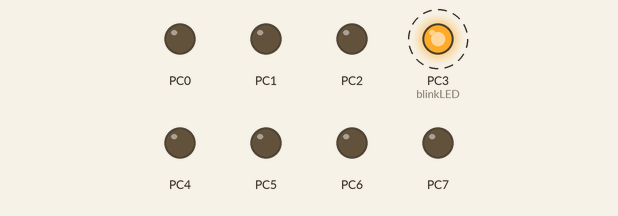
Recording of a program running on a simulated ATmega328P, built with avr-gcc and emulated at 1 MHz. On the bench: output pins drawn as LEDs (lit = HIGH). Dashed ring = blinking.

Above: at 0.2 s.
Timing chart, 0 to 3.0 s (numbered marks = the images above):
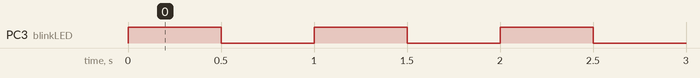

The program:

main.c
```c
/*
 * GccApplication1.c
 *
 * Created: 5/19/2020 19:30:58
 * Author : sahil
 */
#ifndef F_CPU
#define F_CPU 1000000UL
#endif

#include <avr/io.h>
#include <util/delay.h>
#include <stdlib.h>


#define isBitSet(byte, bit) (byte & (1 << bit))
#define isBitClear(byte, bit) !(byte & (1 << bit))
#define toggleBit(byte, bit) (byte ^= (1 << bit))

void blinkLED() //blinks the led. Ports are hardcoded.
{
	toggleBit(PORTC, PC3);
	_delay_ms(500);
	toggleBit(PORTC, PC3);
	_delay_ms(500);
}


int main(void)
{
	DDRC |= 0b11111111;
	blinkLED();


    /* Replace with your application code */
    while (1)
    {
		blinkLED();


    }
}
```

Measured:
- by itself, PC3 (blinkLED): alternates HIGH for 0.50 s and LOW for 0.50 s
